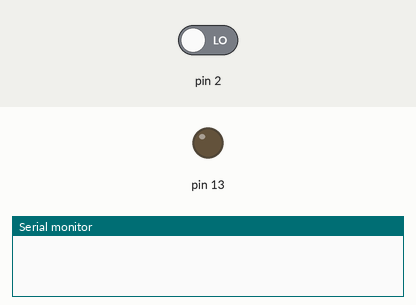
A sketch run on a simulated Arduino Uno, built with avr-gcc and run on an emulated ATmega328P. Shown: output pins drawn as LEDs (lit = HIGH), the last lines printed to the serial monitor. Dashed ring = blinking. The inputs (shaded band) are chosen by the test bench; at power-on: pin 2 LOW.

Above: at 1.2 s.
1.3 s: pin 2 driven HIGH
At 4.2 s:
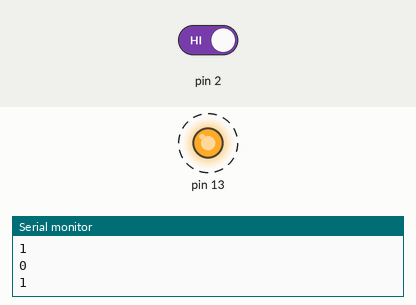
4.3 s: pin 2 driven LOW
At 4.9 s:
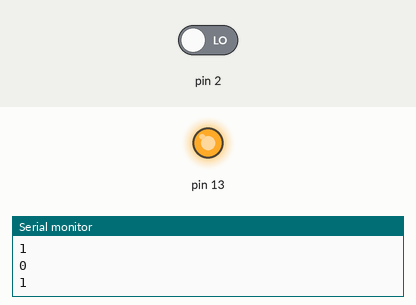
Timing chart, 0 to 7.3 s (numbered marks = the images above; inputs shaded):
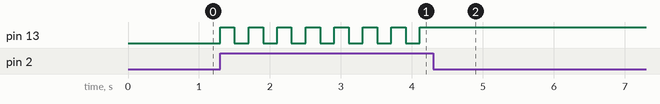

The sketch:

SwitchLed.ino
```cpp
/* Use a switch to control a LED.
  Details and schematic, please see http://yehnan.blogspot.com/2012/02/arduinoled.html
*/
static int ledStatus;
static unsigned long lastDebounceTime;
#define DEBOUNCE_DELAY 200

void setup(){
  Serial.begin(115200);
  pinMode(2, INPUT);
  pinMode(13, OUTPUT);

  ledStatus = LOW;
  digitalWrite(13, ledStatus);
}

void updateLed(){
  unsigned long currentTime = millis();
  if((currentTime - lastDebounceTime) > DEBOUNCE_DELAY){
    lastDebounceTime = currentTime;

    ledStatus = ledStatus == HIGH ? LOW : HIGH;
    digitalWrite(13, ledStatus);
    Serial.println(ledStatus);
  }
}

void loop(){
  int switchStatus = digitalRead(2);

  if(switchStatus == HIGH){
    updateLed();
  }
}
```

Measured:
- after the input at 1.3 s, pin 13: alternates HIGH for 0.20 s and LOW for 0.20 s, starting at once
- after the input at 4.3 s, pin 13: stops changing and stays HIGH
